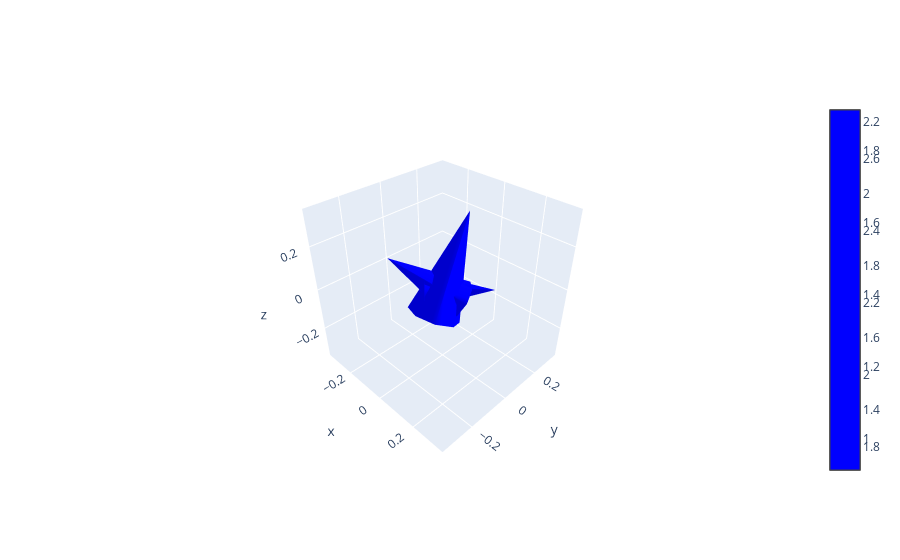

The code cell stored with this chart in its notebook:
### Code cell
import plotly.graph_objects as go

def renderingVecs(pts, line=False):
    fig = go.Figure()

    # 원점에서 벡터 끝점으로의 화살표를 그리기
    for p in pts:
        fig.add_trace(go.Cone(
            x=[0],  # 화살표 시작 x (원점)
            y=[0],  # 화살표 시작 y (원점)
            z=[0],  # 화살표 시작 z (원점)
            u=[p[0]],  # 벡터 x 성분
            v=[p[1]],  # 벡터 y 성분
            w=[p[2]],  # 벡터 z 성분
            colorscale=[[0, 'blue'], [1, 'blue']],  # 화살표 색상
            sizemode="scaled",
            sizeref=0.2  # 화살표 크기 조정 (작게)
        ))

    # 점 및 선 추가 (선택적으로 시각화)
    if line:
        fig.add_trace(go.Scatter3d(
            x=[p[0] for p in pts],
            y=[p[1] for p in pts],
            z=[p[2] for p in pts],
            mode='lines+markers',
            marker=dict(color='red', size=3),
            line=dict(color='black', width=2),
            showlegend=False
        ))

    fig.update_layout(
        scene=dict(
            camera=dict(
                eye=dict(x=1.5, y=-1.5, z=1.5),
                center=dict(x=0, y=0, z=0),
                up=dict(x=0, y=0, z=1)
            )
        )
    )
    fig.show()

# 벡터 데이터 정의
vectors = [
    [1, 1, 0],   # 벡터 1
    [0, 1, 2],   # 벡터 2
    [-1, -1, 1]  # 벡터 3
]

# 화살표를 포함한 3D 시각화 호출
renderingVecs(vectors)

### Figure 1 — Plotly figure (JSON) as saved in the notebook; plotly's stock layout.template omitted (floating-point values rounded to 4 significant figures)
{"data": [{"colorscale": [[0, "blue"], [1, "blue"]], "sizemode": "scaled", "sizeref": 0.2, "type": "cone", "u": [1], "v": [1], "w": [0], "x": [0], "y": [0], "z": [0]}, {"colorscale": [[0, "blue"], [1, "blue"]], "sizemode": "scaled", "sizeref": 0.2, "type": "cone", "u": [0], "v": [1], "w": [2], "x": [0], "y": [0], "z": [0]}, {"colorscale": [[0, "blue"], [1, "blue"]], "sizemode": "scaled", "sizeref": 0.2, "type": "cone", "u": [-1], "v": [-1], "w": [1], "x": [0], "y": [0], "z": [0]}], "layout": {"scene": {"camera": {"center": {"x": 0, "y": 0, "z": 0}, "eye": {"x": 1.5, "y": -1.5, "z": 1.5}, "up": {"x": 0, "y": 0, "z": 1}}}}}
